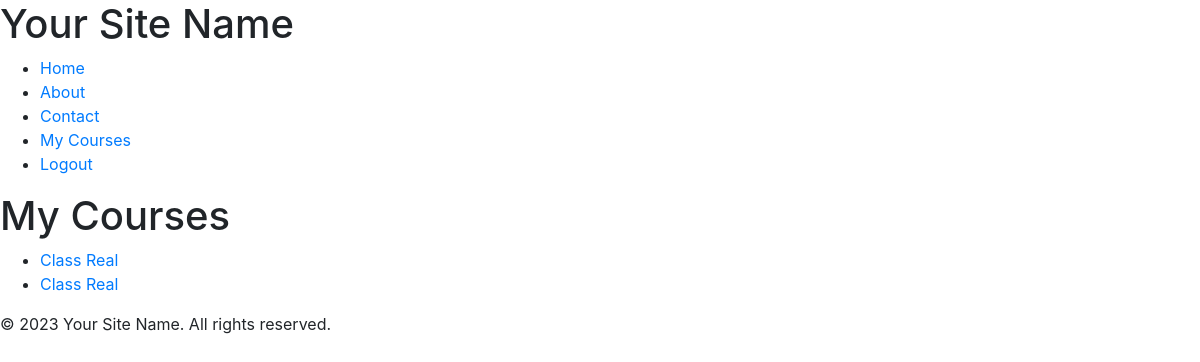
The app's page /courses/my_courses/ (signed in), older data.
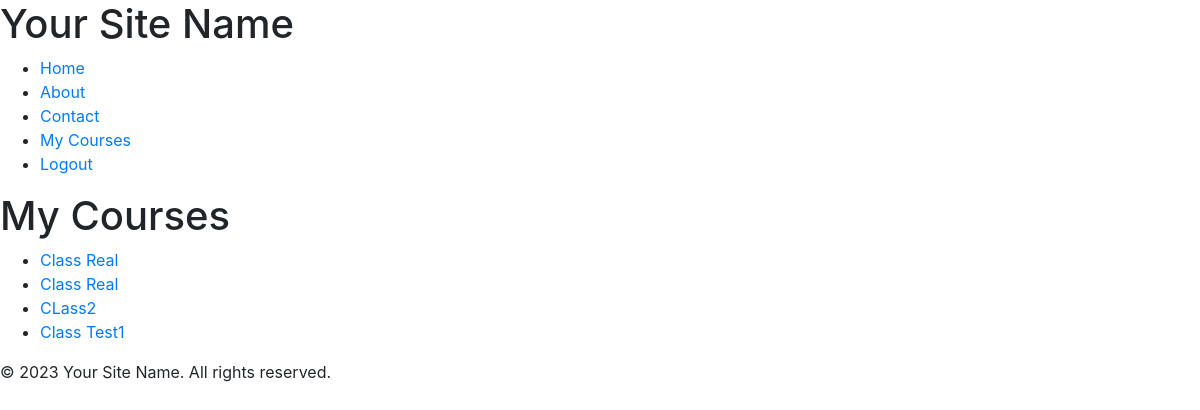
The same page, newer data.
### courses/models.py (models this page shows, shortened)
class Enrollment(models.Model):
    student = models.ForeignKey(settings.AUTH_USER_MODEL, on_delete=models.CASCADE, related_name='enrollments')
    course = models.ForeignKey(Course, on_delete=models.CASCADE, related_name='enrollments')
    enrolled_on = models.DateTimeField(auto_now_add=True)

class Course(models.Model):
    name = models.CharField(max_length=200, db_index=True)
    description = models.TextField(blank=True, null=True)
    teacher = models.ForeignKey('teachers.Teacher', on_delete=models.CASCADE, default=default_teacher)  # Updated this line
    students = models.ManyToManyField(CustomUser, related_name="courses_enrolled", blank=True)

### courses/views.py (the view)
# urls.py: path('my_courses/', views.my_courses, name='my_courses'),
@login_required
def my_courses(request):
    enrollments = Enrollment.objects.filter(student=request.user)
    return render(request, 'courses/my_courses.html', {'enrollments': enrollments})

### courses/templates/courses/my_courses.html
{% extends "base.html" %}
{% block content %}
<h1>My Courses</h1>
<ul>
    {% for enrollment in enrollments %}
        <li>
            <a href="{% url 'courses:course_detail' enrollment.course.id %}">
                {{ enrollment.course.name }}
            </a>
        </li>
    {% endfor %}
</ul>
{% endblock %}

Row changes from the older to the newer data that the page shows:
added Enrollment: course.name "CLass2"
added Enrollment: course.name "Class Test1"
